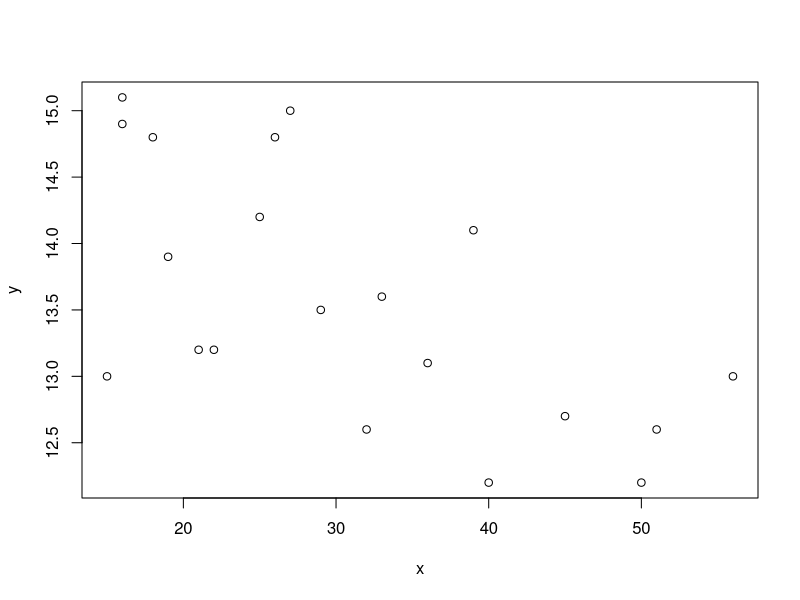
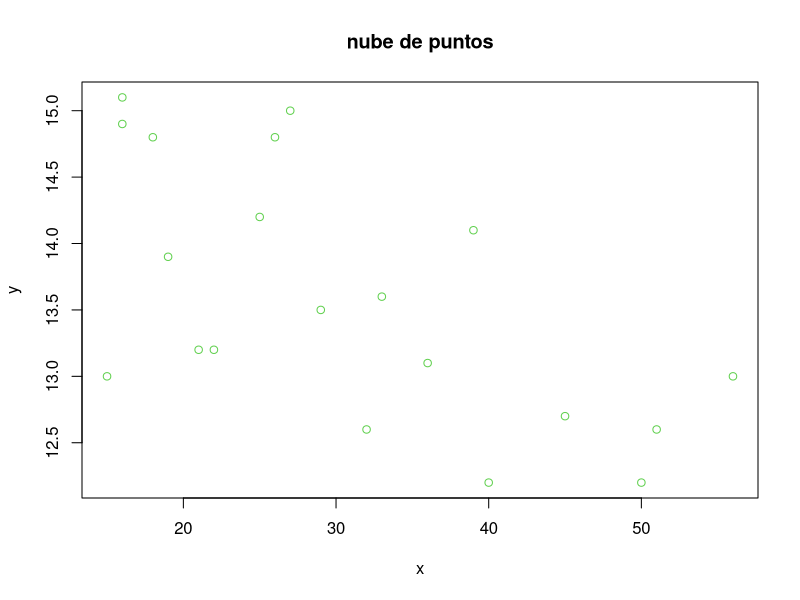
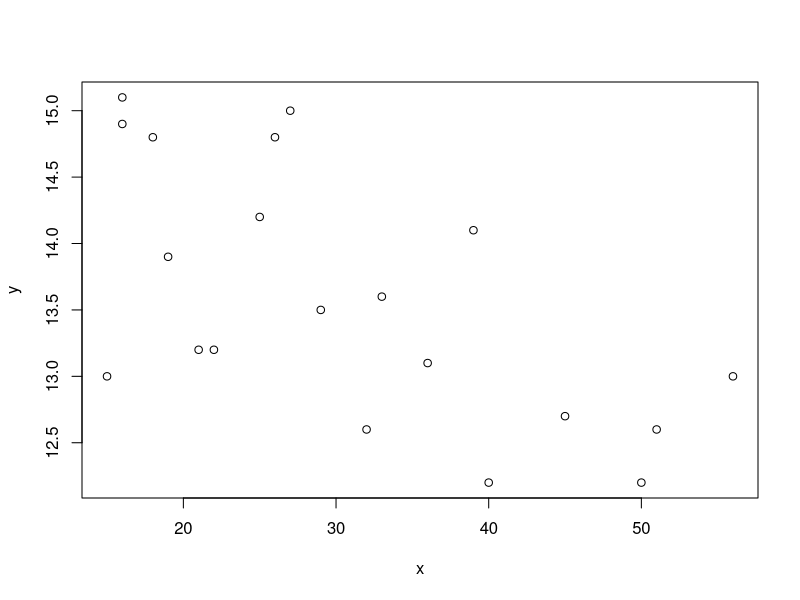
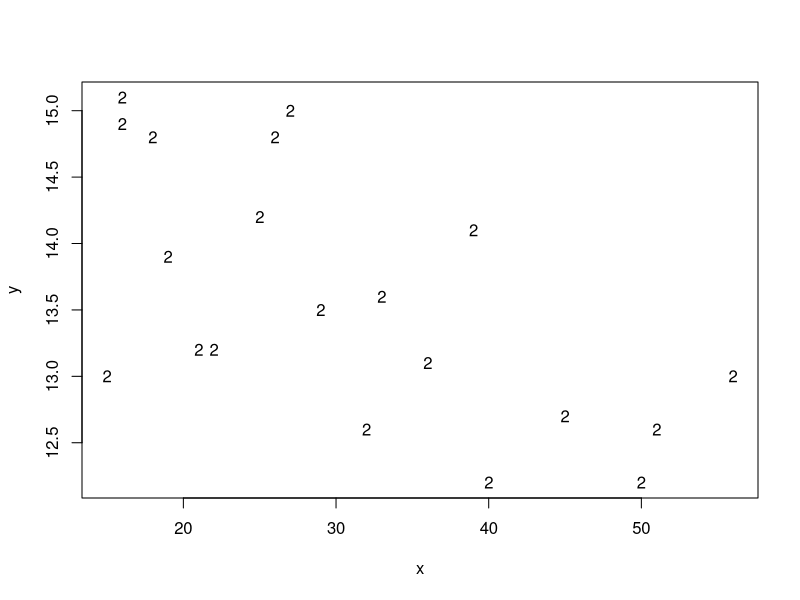
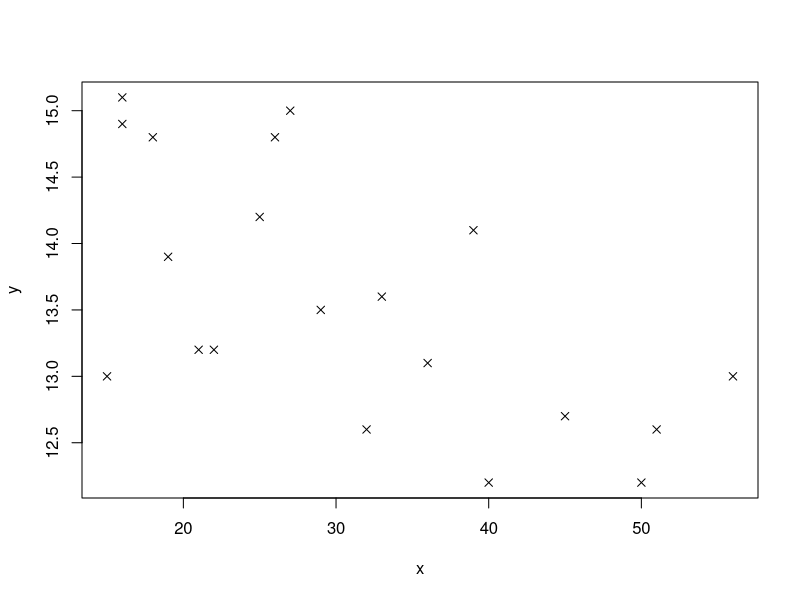
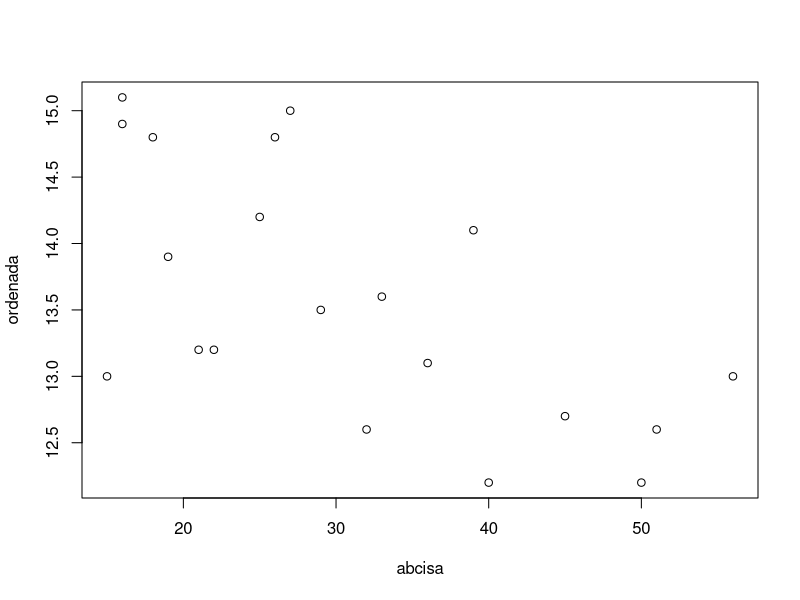
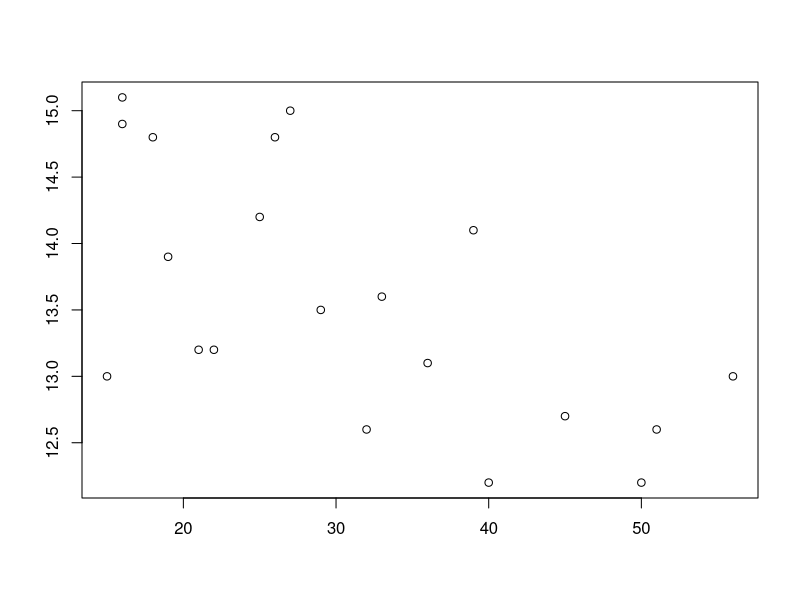
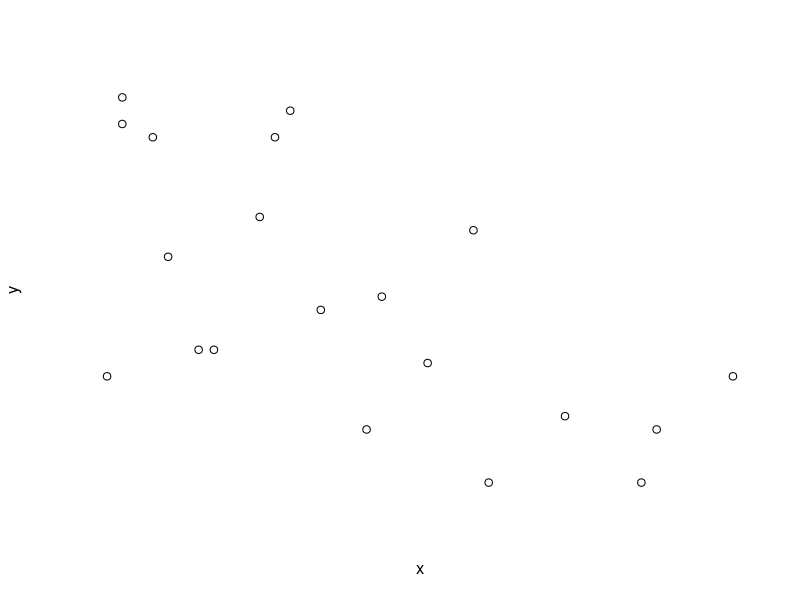

R code for these plots, in order:
## ---- chunk 1
x <- c(21, 32, 15, 40, 27, 18, 26, 50, 33, 51, 36, 16,
       19, 22, 16, 39, 56, 29, 45, 25)
y <- c(13.2, 12.6, 13, 12.2, 15, 14.8, 14.8, 12.2, 
       13.6, 12.6, 13.1, 14.9, 13.9, 13.2, 15.1, 14.1, 
       13, 13.5, 12.7, 14.2)
plot(x, y)

## ---- chunk 2
#Pone titulo y color a los puntos

plot(x, y, main = "nube de puntos", col=3)

## ---- chunk 3
#Limita el recorrido del gráfico

plot(x, y, xlim = range(x), ylim = range(y))

## ---- chunk 4
#Pone los puntos como un 2

plot(x, y, pch ="2")

## ---- chunk 5
#Pone los puntos como el símbolo x. Hay del 0 al 18

plot(x, y, pch = 4)

## ---- chunk 6
#Pone nombre a los ejes

plot(x, y, xlab = "abcisa", ylab = "ordenada")

## ---- chunk 7
#No pone ningún nombre a los ejes

plot(x, y, xlab = "", ylab = "")

## ---- chunk 8
#No pone el marco al gráfico

plot(x, y, axes = F)

## ---- chunk 9
ajus <- lm(y ~ x)
ajus

## ---- chunk 10
plot(x, y, main = "Nube de puntos y Recta")
abline(ajus, col=4)
legend(35, 14.6, c("Línea de regresión"), lty = c(1), col=4)


## ---- chunk 11
cor(x, y)

